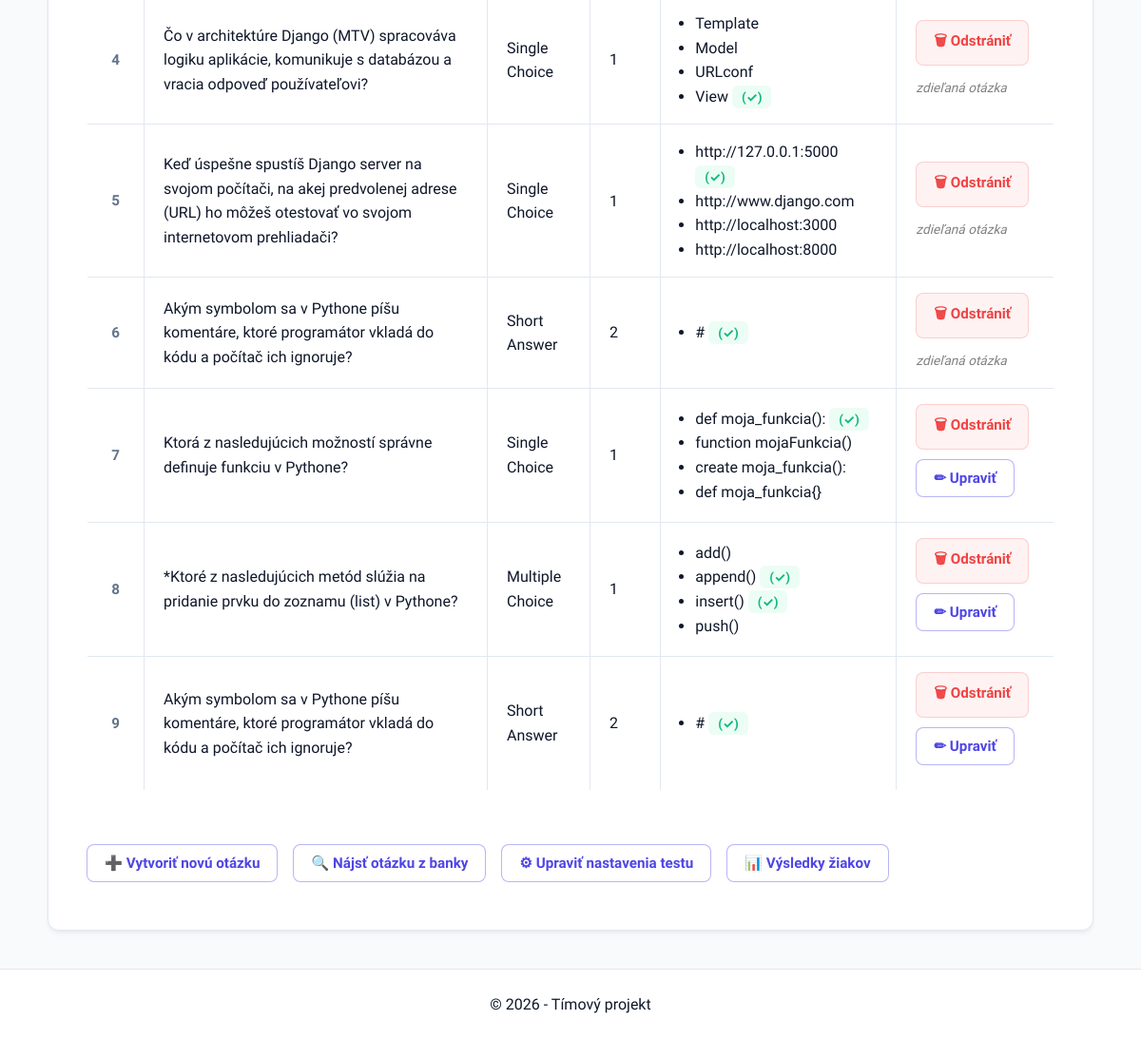
The page /test/13/ (signed in, lower part) on the database as committed earlier.
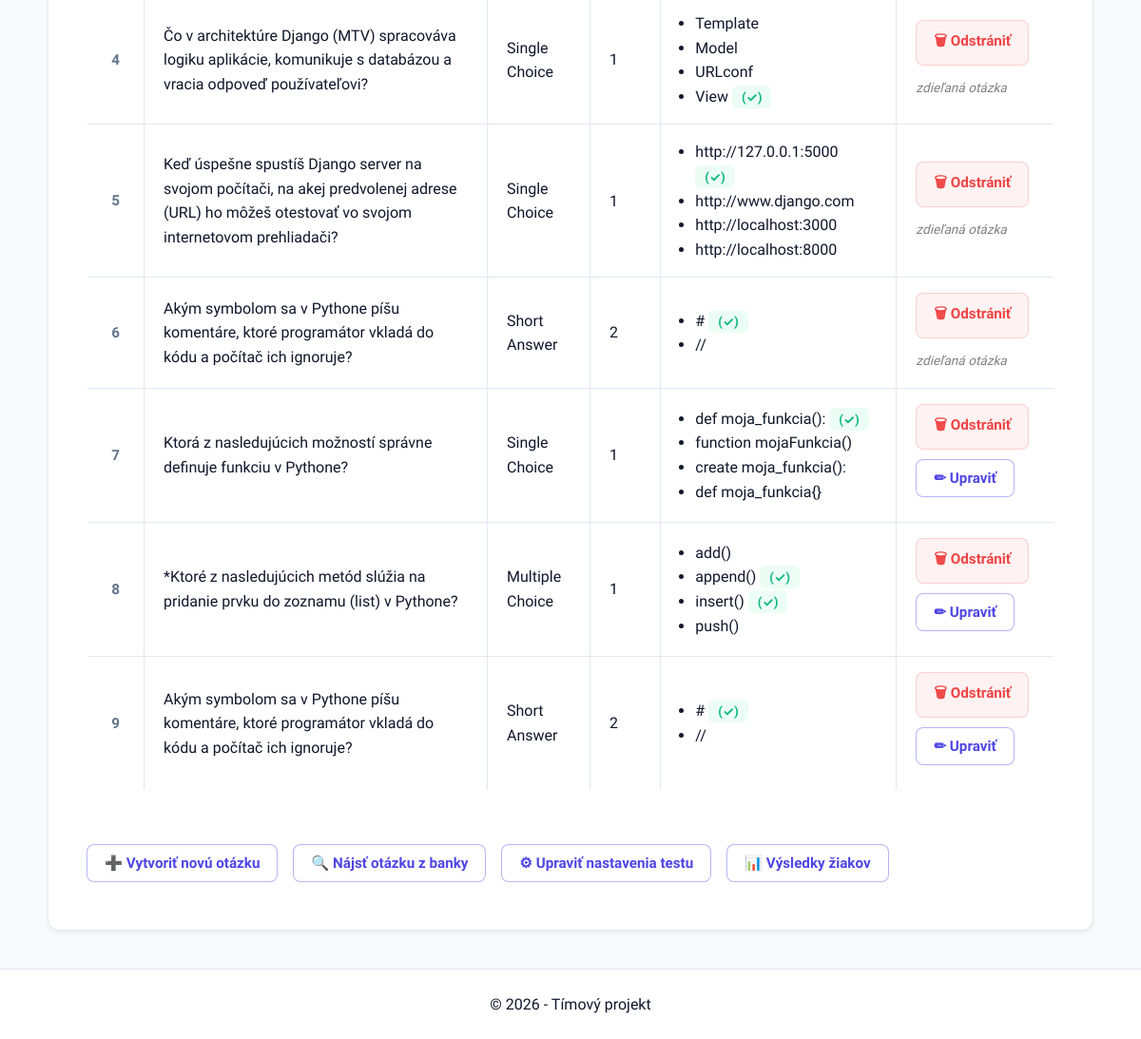
The same page on the database as committed later.
### quiz/models.py (models this page shows, shortened)
class TestQuestion(models.Model):
    test = models.ForeignKey(Test, on_delete=models.CASCADE)
    question = models.ForeignKey(Question, on_delete=models.CASCADE)
    order = models.PositiveIntegerField(default=0)
    points_in_test = models.IntegerField(default=1)
    class Meta:
        ordering = ['order']

class Question(models.Model):
    TYPES = [
        ('SC', 'Single Choice'),
        ('MC', 'Multiple Choice'),
        ('TXT', 'Short Answer'),
    ]
    text = models.TextField()
    type = models.CharField(max_length=3, choices=TYPES)
    points = models.IntegerField(default=1)
    created_by = models.ForeignKey(User, null=True, blank=True, on_delete=models.SET_NULL, related_name='otazky')

class Answer(models.Model):
    question = models.ForeignKey(Question, on_delete=models.CASCADE, related_name='answers')
    text = models.TextField()
    is_correct = models.BooleanField(default=False)

### quiz/views.py (the view)
# urls.py: path('test/<int:test_id>/', views.detail_testu, name='detail_testu'),
@login_required
def detail_testu(request, test_id):
    if not is_teacher_or_staff(request.user):
        return redirect('index')
    test = get_object_or_404(Test, id=test_id)
    test_otazky = TestQuestion.objects.filter(test=test).select_related('question').order_by('order')
    for tq in test_otazky:
        otazka = tq.question
        je_moja = otazka.created_by == request.user
        pouziva_nekto_iny = otazka.tests.exclude(id=test.id).exists()
        tq.mozem_upravit = je_moja and not pouziva_nekto_iny
    return render(request, 'quiz/detail_testu.html', {
        'test': test,
        'test_otazky': test_otazky,
    })

### quiz/views.py (called while the page is built)
def is_teacher_or_staff(user):
    try:
        return user.profil.is_teacher or user.is_staff
    except Profil.DoesNotExist:
        return user.is_staff

### quiz/templates/quiz/detail_testu.html (shortened to what this page needs)
{% extends 'quiz/base.html' %}
{% block content %}
{% if test_otazky %}
<table border="1" cellpadding="6">
    <tbody>
        {% for tq in test_otazky %}
        <tr>
            <td>{{ tq.order }}</td>
            <td>{{ tq.question.text }}</td>
            <td>{{ tq.question.get_type_display }}</td>
            <td>{{ tq.question.points }}</td>
            <td>
                <ul style="margin:0; padding-left:16px;">
                {% for answer in tq.question.answers.all %}
                    <li>{{ answer.text }}{% if answer.is_correct %} <strong style="color:green">(✓)</strong>{% endif %}</li>
                {% endfor %}
                </ul>
            </td>
            <td>
                <form method="post" action="{% url 'zmaz_otazku_z_testu' test.id tq.id %}">
                    <button type="submit" onclick="return confirm('Odstrániť otázku z testu?')">🗑 Odstrániť</button>
                </form>
                {% if tq.mozem_upravit %}
                    <a href="{% url 'uprav_otazku' tq.question.id %}?test_id={{ test.id }}"><button>✏ Upraviť</button></a>
                {% else %}
                    <em style="color:gray; font-size:0.85em;">zdieľaná otázka</em>
                {% endif %}
            </td>
        </tr>
        {% endfor %}
    </tbody>
</table>
{% else %}
<p><em>Tento test zatiaľ nemá žiadne otázky.</em></p>
{% endif %}
<br>
<a href="{% url 'vytvor_otazku' test.id %}"><button>➕ Vytvoriť novú otázku</button></a>
<a href="{% url 'banka_otazok' test.id %}"><button>🔍 Nájsť otázku z banky</button></a>
<a href="{% url 'uprav_test' test.id %}"><button style="background-color: #ffc107;">⚙ Upraviť nastavenia testu</button></a>
<a href="{% url 'vysledky_testu' test.id %}"><button style="background-color: #17a2b8;">📊 Výsledky žiakov</button></a>
{% endblock %}

Rows that differ between the two databases and show on the page:
added Answer: text "//", shown under TestQuestion (number 3 of 6 on the later page)
added Answer: text "//", shown under TestQuestion (number 6 of 6 on the later page)
